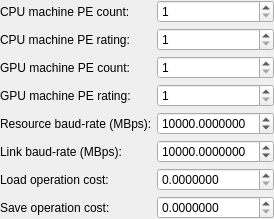
<?xml version="1.0" encoding="UTF-8"?>
<ui version="4.0">
 <class>CMMGeneratorSettingsEditorWidget</class>
 <widget class="QFrame" name="CMMGeneratorSettingsEditorWidget">
  <property name="geometry">
   <rect>
    <x>0</x>
    <y>0</y>
    <width>261</width>
    <height>195</height>
   </rect>
  </property>
  <property name="windowTitle">
   <string>CMMGeneratorSettingsEditorWidget</string>
  </property>
  <layout class="QFormLayout" name="mainLayout">
   <property name="horizontalSpacing">
    <number>5</number>
   </property>
   <property name="verticalSpacing">
    <number>5</number>
   </property>
   <property name="margin">
    <number>0</number>
   </property>
   <item row="0" column="0">
    <widget class="QLabel" name="lblCPUMachinePECount">
     <property name="text">
      <string>CPU machine PE count:</string>
     </property>
    </widget>
   </item>
   <item row="0" column="1">
    <widget class="QSpinBox" name="sbCPUMachinePECount">
     <property name="minimum">
      <number>1</number>
     </property>
     <property name="maximum">
      <number>1048576</number>
     </property>
    </widget>
   </item>
   <item row="1" column="0">
    <widget class="QLabel" name="lblCPUMachinePERating">
     <property name="text">
      <string>CPU machine PE rating:</string>
     </property>
    </widget>
   </item>
   <item row="1" column="1">
    <widget class="QSpinBox" name="sbCPUMachinePERating">
     <property name="minimum">
      <number>1</number>
     </property>
     <property name="maximum">
      <number>1048576</number>
     </property>
    </widget>
   </item>
   <item row="2" column="0">
    <widget class="QLabel" name="lblGPUMachinePECount">
     <property name="text">
      <string>GPU machine PE count:</string>
     </property>
    </widget>
   </item>
   <item row="2" column="1">
    <widget class="QSpinBox" name="sbGPUMachinePECount">
     <property name="minimum">
      <number>1</number>
     </property>
     <property name="maximum">
      <number>1048576</number>
     </property>
    </widget>
   </item>
   <item row="3" column="0">
    <widget class="QLabel" name="lblGPUMachinePERating">
     <property name="text">
      <string>GPU machine PE rating:</string>
     </property>
    </widget>
   </item>
   <item row="3" column="1">
    <widget class="QSpinBox" name="sbGPUMachinePERating">
     <property name="minimum">
      <number>1</number>
     </property>
     <property name="maximum">
      <number>1048576</number>
     </property>
    </widget>
   </item>
   <item row="4" column="0">
    <widget class="QLabel" name="lblResourceBaudRate">
     <property name="text">
      <string>Resource baud-rate (MBps):</string>
     </property>
    </widget>
   </item>
   <item row="4" column="1">
    <widget class="QDoubleSpinBox" name="sbResourceBaudRate">
     <property name="decimals">
      <number>7</number>
     </property>
     <property name="minimum">
      <double>1.000000000000000</double>
     </property>
     <property name="maximum">
      <double>1000000000.000000000000000</double>
     </property>
     <property name="value">
      <double>10000.000000000000000</double>
     </property>
    </widget>
   </item>
   <item row="5" column="0">
    <widget class="QLabel" name="lblLinkBaudRate">
     <property name="text">
      <string>Link baud-rate (MBps):</string>
     </property>
    </widget>
   </item>
   <item row="5" column="1">
    <widget class="QDoubleSpinBox" name="sbLinkBaudRate">
     <property name="decimals">
      <number>7</number>
     </property>
     <property name="minimum">
      <double>1.000000000000000</double>
     </property>
     <property name="maximum">
      <double>1000000000.000000000000000</double>
     </property>
     <property name="value">
      <double>10000.000000000000000</double>
     </property>
    </widget>
   </item>
   <item row="6" column="0">
    <widget class="QLabel" name="lblLoadOperationCost">
     <property name="text">
      <string>Load operation cost:</string>
     </property>
    </widget>
   </item>
   <item row="6" column="1">
    <widget class="QDoubleSpinBox" name="sbLoadOperationCost">
     <property name="decimals">
      <number>7</number>
     </property>
     <property name="minimum">
      <double>0.000000000000000</double>
     </property>
     <property name="maximum">
      <double>1000000000.000000000000000</double>
     </property>
    </widget>
   </item>
   <item row="7" column="0">
    <widget class="QLabel" name="lblSaveOperationCost">
     <property name="text">
      <string>Save operation cost:</string>
     </property>
    </widget>
   </item>
   <item row="7" column="1">
    <widget class="QDoubleSpinBox" name="sbSaveOperationCost">
     <property name="decimals">
      <number>7</number>
     </property>
     <property name="minimum">
      <double>0.000000000000000</double>
     </property>
     <property name="maximum">
      <double>1000000000.000000000000000</double>
     </property>
    </widget>
   </item>
  </layout>
 </widget>
 <layoutdefault spacing="6" margin="11"/>
 <resources/>
 <connections/>
</ui>
